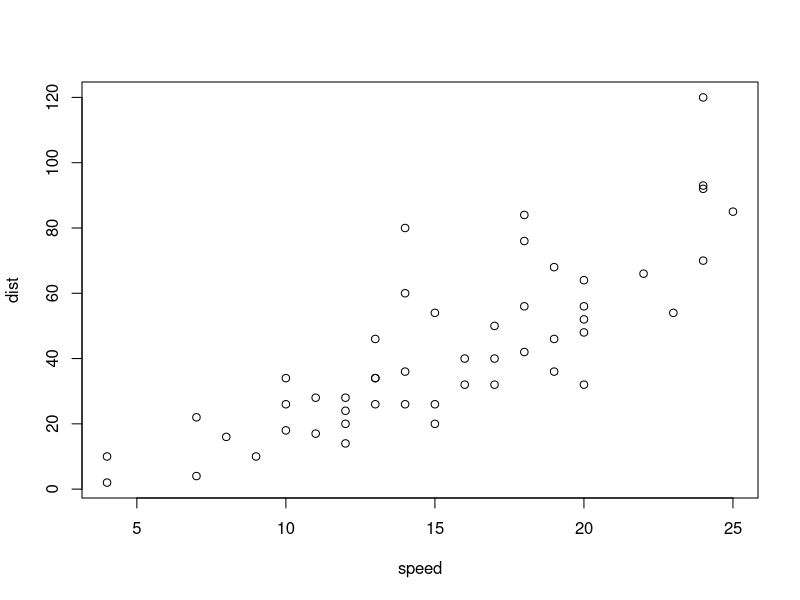
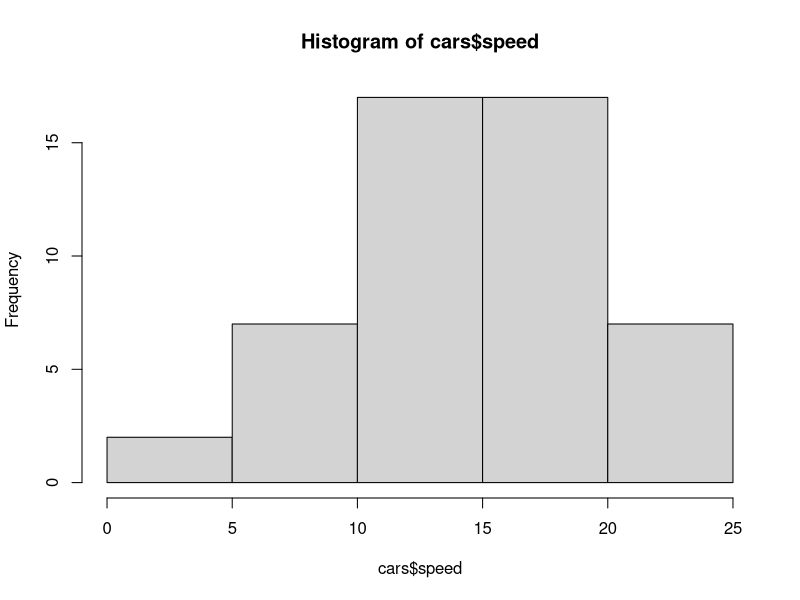
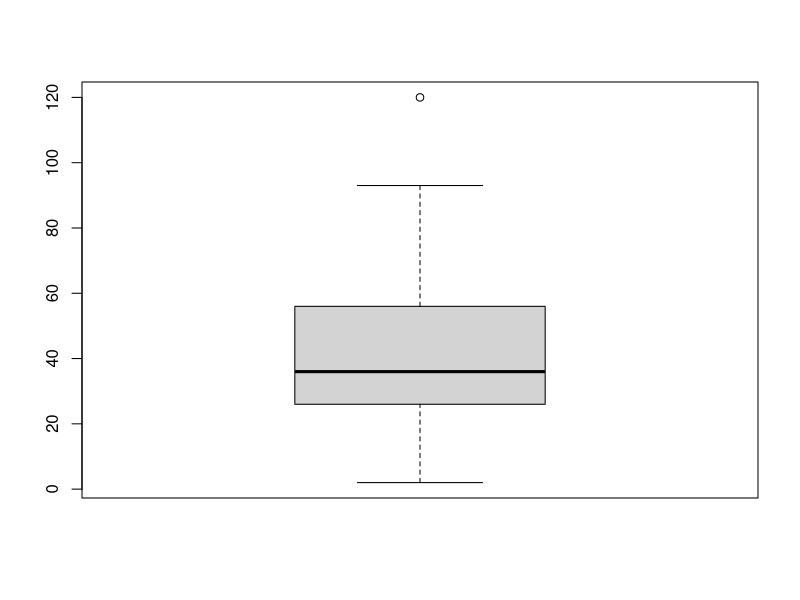
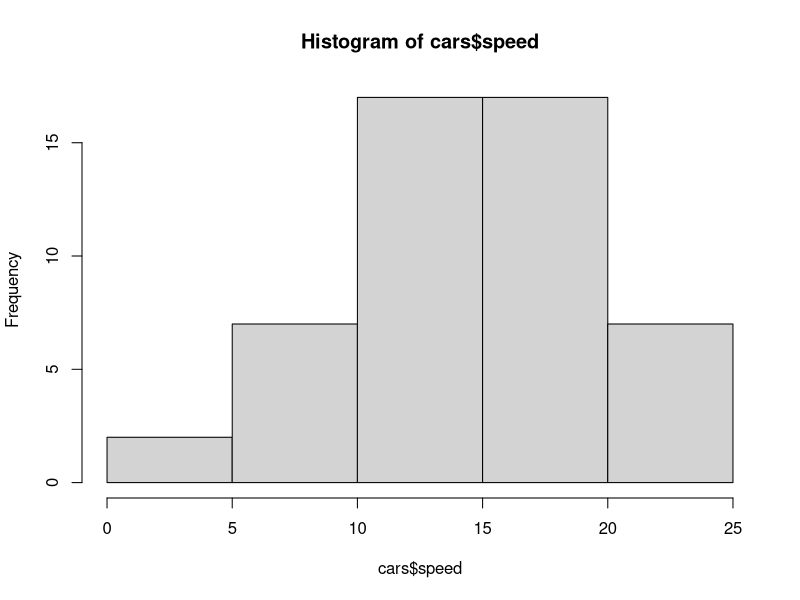
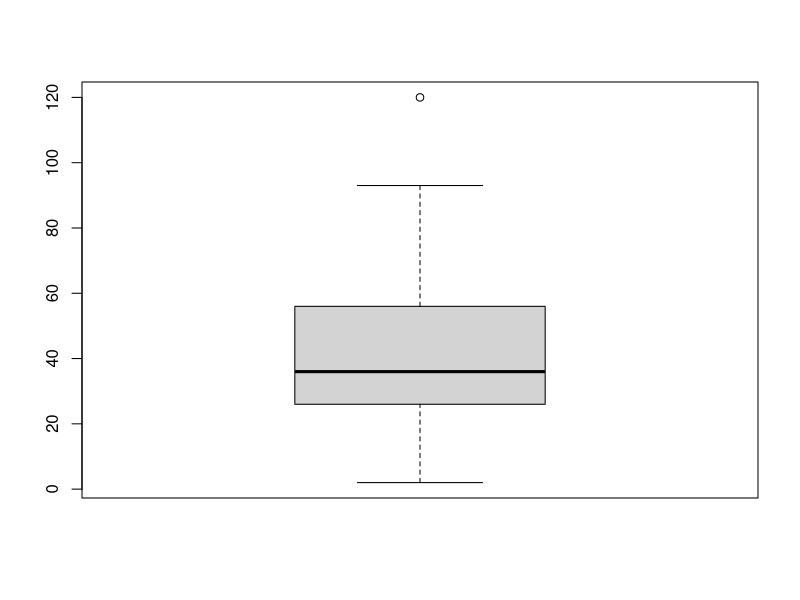
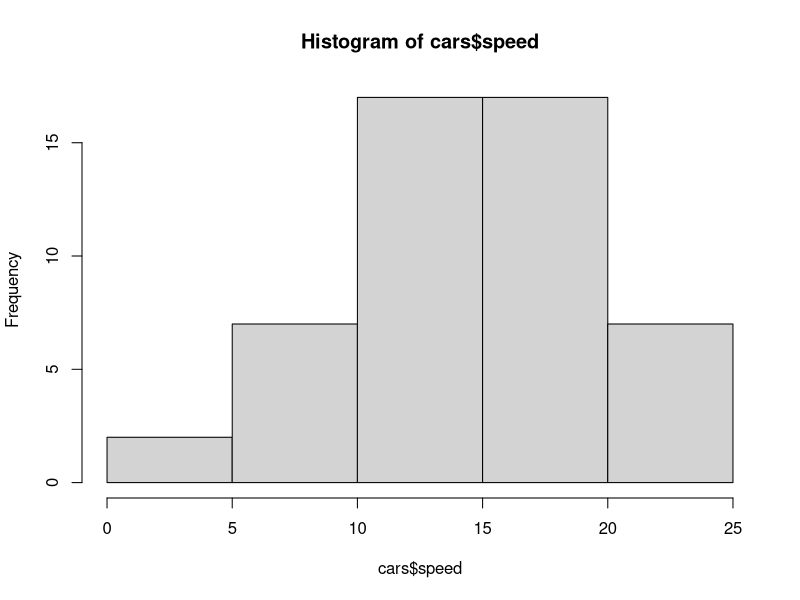

R code for these plots, in order:
## ---- chunk 1
knitr::opts_chunk$set(echo = TRUE)
## ---- chunk 2
data(cars)
str(cars)
summary(cars)
plot(cars)
## ---- chunk 3
hist(cars$speed)
boxplot(cars$dist)
## ---- chunk 4
hist(cars$speed)
boxplot(cars$dist)
## ---- chunk 5
hist(cars$speed)
boxplot
